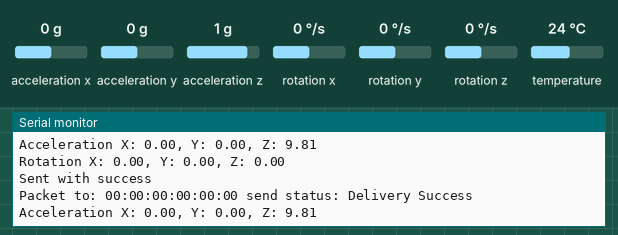
Bench run of a program on a simulated ESP32. Shown: the last lines printed to the serial monitor. The test bench sets the inputs (shaded band); at power-on: acceleration x 0 g, acceleration y 0 g, acceleration z 1 g, rotation x 0 °/s, rotation y 0 °/s, rotation z 0 °/s, temperature 24 °C.

Above: at 1.2 s.
1.3 s: acceleration x set to -1.4 g
At 2.0 s:
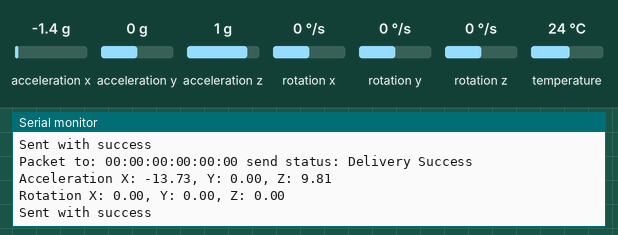
2.8 s: acceleration y set to -1.4 g
At 3.8 s:
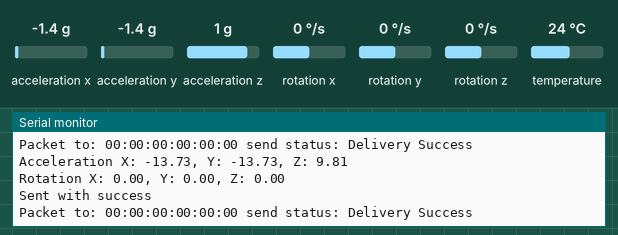
4.3 s: acceleration z set to -1.4 g
At 5.3 s:
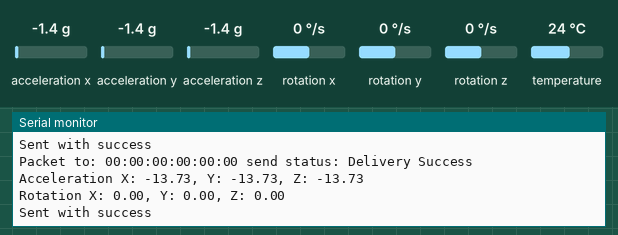
5.8 s: rotation x set to -192 °/s
At 6.4 s:
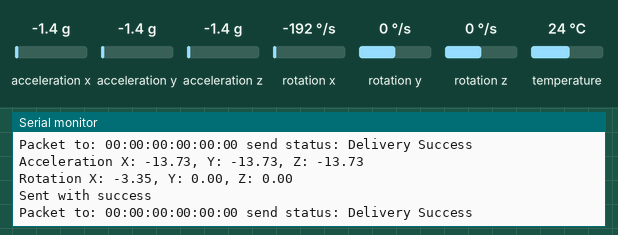
7.3 s: rotation y set to -192 °/s
At 8.1 s:
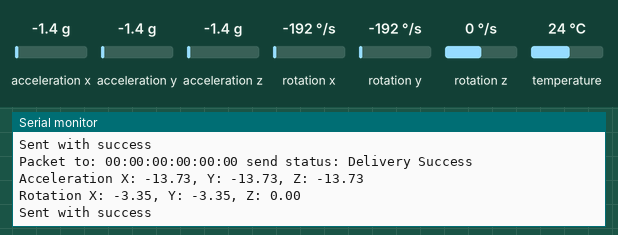

Measured:
- after the input at 1.3 s, the serial monitor: prints a new line at once (image 1)
- after the input at 2.8 s, the serial monitor: prints a new line at once (image 2)
- after the input at 4.3 s, the serial monitor: prints a new line at once (image 3)
- after the input at 5.8 s, the serial monitor: prints a new line at once (image 4)
- after the input at 7.3 s, the serial monitor: prints a new line at once (image 5)

The program:

main.cpp
```cpp
// (licence header left out)
#include <esp_now.h>
#include <WiFi.h>
#include <Adafruit_MPU6050.h>
#include <Adafruit_Sensor.h>
#include <Wire.h>

// REPLACE WITH YOUR ESP RECEIVER'S MAC ADDRESS
uint8_t broadcastAddress1[] = {0xA0, 0xB7, 0x65, 0x20, 0xC3, 0x6C};

// Structure to hold sensor data
typedef struct sensor_data {
  float accelX;
  float accelY;
  float accelZ;
  float gyroX;
  float gyroY;
  float gyroZ;
  float temperature;
} sensor_data;

// Create an instance of the struct
sensor_data sensorReadings;

// ESP-NOW peer info
esp_now_peer_info_t peerInfo;

// MPU6050 instance
Adafruit_MPU6050 mpu;

// Callback when data is sent
void OnDataSent(const uint8_t *mac_addr, esp_now_send_status_t status) {
  char macStr[18];
  snprintf(macStr, sizeof(macStr), "%02x:%02x:%02x:%02x:%02x:%02x",
           mac_addr[0], mac_addr[1], mac_addr[2], mac_addr[3], mac_addr[4], mac_addr[5]);
  Serial.print("Packet to: ");
  Serial.print(macStr);
  Serial.print(" send status: ");
  Serial.println(status == ESP_NOW_SEND_SUCCESS ? "Delivery Success" : "Delivery Fail");
}

void setup() {
  // Serial monitor
  Serial.begin(115200);

  // Initialize WiFi in station mode
  WiFi.mode(WIFI_STA);

  // Initialize ESP-NOW
  if (esp_now_init() != ESP_OK) {
    Serial.println("Error initializing ESP-NOW");
    return;
  }

  // Register the send callback
  esp_now_register_send_cb(OnDataSent);

  // Add peer
  memcpy(peerInfo.peer_addr, broadcastAddress1, 6);
  peerInfo.channel = 0;
  peerInfo.encrypt = false;
  if (esp_now_add_peer(&peerInfo) != ESP_OK) {
    Serial.println("Failed to add peer");
    return;
  }

  // Initialize the MPU6050 sensor
  if (!mpu.begin()) {
    Serial.println("Failed to find MPU6050 chip");
    while (1) {

    }
  }
  Serial.println("MPU6050 Found!");

  // Configure the MPU6050
  mpu.setAccelerometerRange(MPU6050_RANGE_8_G);
  mpu.setGyroRange(MPU6050_RANGE_500_DEG);
  mpu.setFilterBandwidth(MPU6050_BAND_5_HZ);

  Serial.println("MPU6050 Initialized");
}

void loop() {
  // Get new sensor events with the readings
  sensors_event_t a, g, temp;
  mpu.getEvent(&a, &g, &temp);

  // Populate the sensorReadings struct
  sensorReadings.accelX = a.acceleration.x;
  sensorReadings.accelY = a.acceleration.y;
  sensorReadings.accelZ = a.acceleration.z;
  sensorReadings.gyroX = g.gyro.x;
  sensorReadings.gyroY = g.gyro.y;
  sensorReadings.gyroZ = g.gyro.z;
  sensorReadings.temperature = temp.temperature;

  // Print sensor data to Serial
  Serial.print("Acceleration X: ");
  Serial.print(sensorReadings.accelX);
  Serial.print(", Y: ");
  Serial.print(sensorReadings.accelY);
  Serial.print(", Z: ");
  Serial.println(sensorReadings.accelZ);

  Serial.print("Rotation X: ");
  Serial.print(sensorReadings.gyroX);
  Serial.print(", Y: ");
  Serial.print(sensorReadings.gyroY);
  Serial.print(", Z: ");
  Serial.println(sensorReadings.gyroZ);


  // Send the sensor data via ESP-NOW
  esp_err_t result = esp_now_send(broadcastAddress1, (uint8_t *)&sensorReadings, sizeof(sensor_data));

  if (result == ESP_OK) {
    Serial.println("Sent with success");
  } else {
    Serial.println("Error sending the data");
  }


}
```
